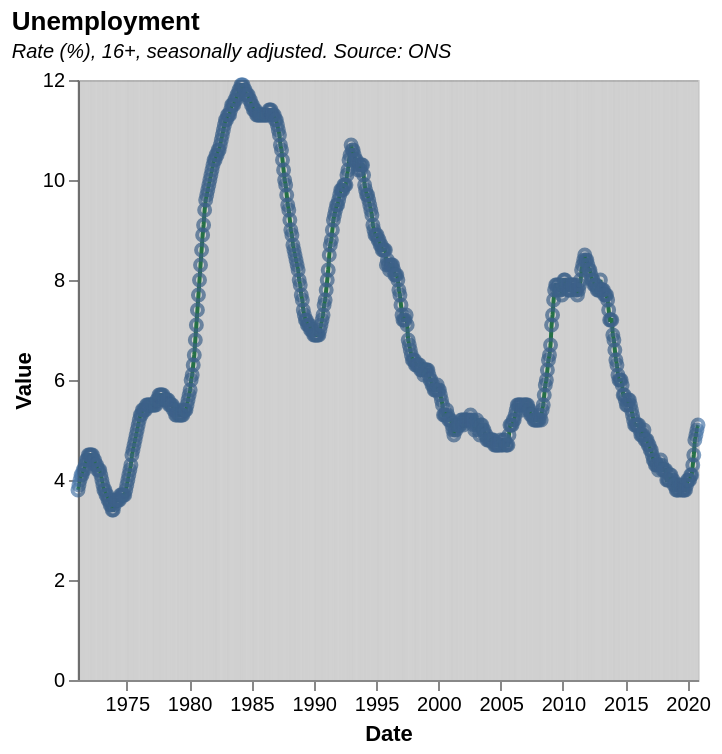

The Vega-Lite source for this figure:
### Vega-Lite specification from a JSON file in a GitHub repository (floating-point values rounded to 4 significant figures; data arrays with more than 128 entries replaced by an {"elided": "..."} marker saying what was removed)
{"$schema": "https://vega.github.io/schema/vega-lite/v5.json", "description": "(LM1) Unemployment rate (16+), seasonally adjusted", "title": {"text": "Unemployment", "subtitle": "Rate (%), 16+, seasonally adjusted. Source: ONS", "subtitleFontStyle": "italic", "subtitleFontSize": 10, "anchor": "start", "color": "black"}, "data": {"values": {"elided": "598 records"}, "format": {"parse": {"Date": "date"}}}, "height": 300, "width": 310, "encoding": {"x": {"field": "Date", "type": "temporal", "axis": {"grid": false}}}, "layer": [{"encoding": {"y": {"field": "Value", "type": "quantitative", "axis": {"grid": false}}}, "layer": [{"mark": {"type": "line", "color": "seagreen"}}, {"mark": "point"}]}, {"mark": "rule", "encoding": {"opacity": {"value": 0.1}, "tooltip": [{"field": "Date", "type": "temporal", "format": "%B, %Y"}, {"field": "Value", "title": "Unemployment rate", "type": "quantitative", "format": ""}]}}]}
